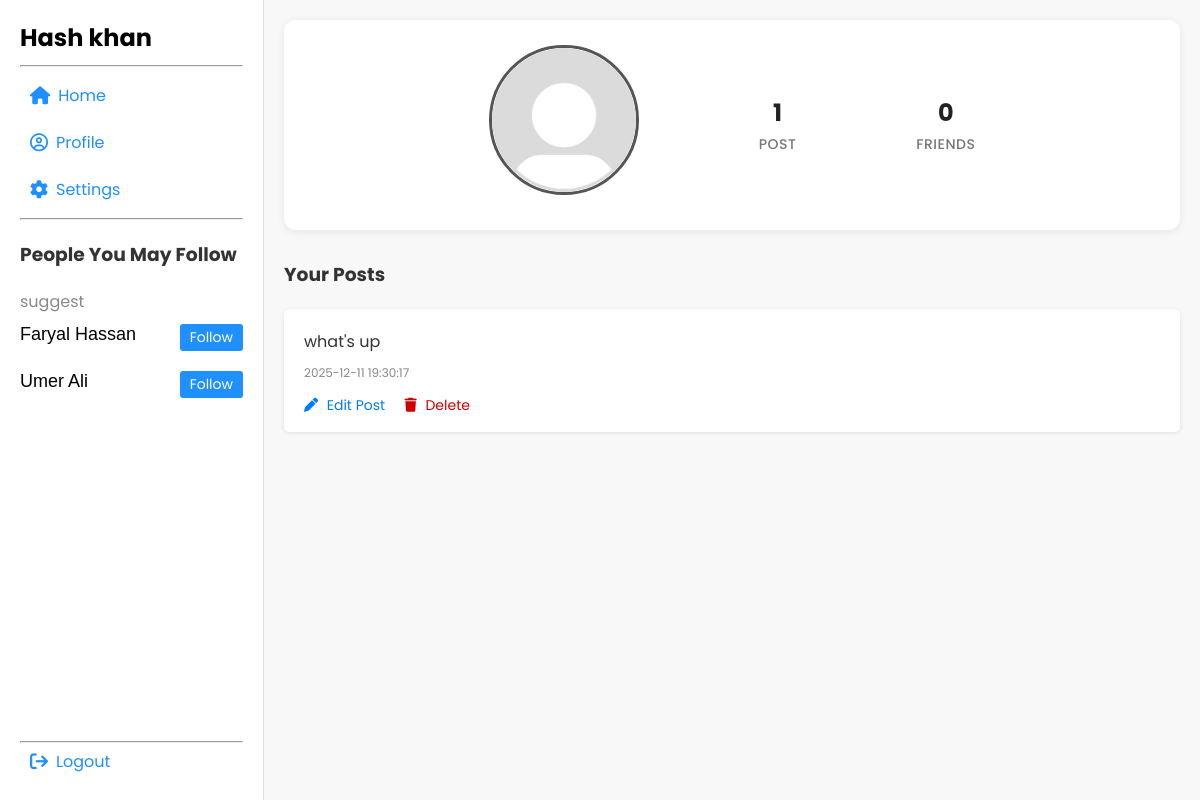
Page /master.php?page=profile (signed in) on the committed database.
### tables this page shows
CREATE TABLE `userdata` (
  `user_id` int(11) NOT NULL,
  `email` varchar(255) NOT NULL,
  `username` varchar(255) NOT NULL,
  `password` varchar(255) NOT NULL,
  `DateRegistered` datetime NOT NULL,
  `profile_pic` varchar(255) DEFAULT 'images/Default_pfp.jpg'
);

CREATE TABLE `posts` (
  `id` int(11) NOT NULL,
  `user_id` int(11) DEFAULT NULL,
  `content` text DEFAULT NULL,
  `created_at` timestamp NOT NULL DEFAULT current_timestamp(),
  `post_image` varchar(255) DEFAULT NULL,
  `post_video` varchar(255) DEFAULT NULL
);

### profile.php (the view, shortened to what this page needs)
<?php
include("database.php");
$user_id = $_SESSION['user_id'];
$stmt = $conn->prepare("SELECT profile_pic FROM userdata WHERE user_id=?");
$stmt->bind_param("i", $user_id);
$stmt->execute();
$result = $stmt->get_result();
$row = $result->fetch_assoc();
$profile_pic = $row['profile_pic'] ?? 'images/Default_pfp.jpg';
?>
<div class="center-bar">
    <div class="profile-circle">
        <img src="<?php echo $profile_pic; ?>" alt="Profile Image">
    </div>
    <?php
    $stmt = $conn->prepare("SELECT COUNT(*) AS total FROM posts WHERE user_id = ?");
    $stmt->bind_param("i", $user_id);
    $stmt->execute();
    $result = $stmt->get_result();
    $postCount = 0;
    if ($row = $result->fetch_assoc()) {
        $postCount = $row['total'];
    }
    ?>
    <div class="post-count">
        <p><?php echo $postCount; ?></p>
        <h4>Post</h4>
    </div>
    <div class="friend-count">
        <p>0</p>
        <h4>Friends</h4>
    </div>
</div>
<h3>Your Posts</h3>
<div class="posts-container">
    <?php
    $myposts = $conn->prepare("SELECT * FROM posts WHERE user_id = ? ORDER BY id DESC");
    $myposts->bind_param("i", $user_id);
    $myposts->execute();
    $result = $myposts->get_result();
    if ($result->num_rows > 0) {
        while ($row = $result->fetch_assoc()) {
            $image_html = !empty($row["post_image"]) ? "<img src='{$row["post_image"]}' width='300'>" : "";
            $video_html = !empty($row["post_video"]) ? "<video width='300' controls><source src='{$row["post_video"]}' type='video/mp4'></video>" : "";
            echo "
            <div class='post'>
                <p>" . htmlspecialchars($row["content"]) . "</p>
                $image_html
                $video_html
                <small>" . $row["created_at"] . "</small>
                <div class='post-actions'>
                    <a href='update.php?id=" . $row["id"] . "'><i class='fa-solid fa-pen'></i> Edit Post</a>
                    <span><a href='master.php?page=profile&delete=" . $row["id"] . "'><i class='fa-solid fa-trash'></i> Delete</a></span>
                </div>
            </div>";
        }
    } else {
        echo "<p>No posts yet!</p>";
    }
    ?>
</div>

### sidebar.php
<div class="sidebar">
    <div class="part1">
        <h2><?php echo htmlspecialchars($username); ?></h2>
        <hr>
        <a class="side-link" href="master.php?page=home"><i class="fa-solid fa-house"></i> Home</a>
        <a class="side-link" href="master.php?page=profile"><i class="fa-regular fa-circle-user"></i> Profile</a>
        <a class="side-link" href="master.php?page=settings"><i class="fa-solid fa-gear"></i> Settings</a>
        <hr>
    </div>
    <div class="part2">
        <div class="top-text">
            <h3>People You May Follow</h3>
            <h5>suggest</h5>
        </div>
        <div class="follow-content">
            <?php
            $stmt = $conn->prepare("SELECT * FROM userdata WHERE user_id != ?");
            $stmt->bind_param("i", $user_id);
            $stmt->execute();
            $users = $stmt->get_result();
            if ($users->num_rows > 0) {
                while ($row = $users->fetch_assoc()) {
                    echo "<div class='follow-user'>";
                    echo "<span>" . htmlspecialchars($row['username']) . "</span>";
                    echo " <button class='follow-button'>Follow</button>";
                    echo "</div>";
                }
            } else {
                echo "<p>No users to suggest.</p>";
            }
            ?>
        </div>
         <hr>
        <a class="side-link" href="logout.php"><i class="fa-solid fa-arrow-right-from-bracket"></i> Logout</a>
    </div>
</div>

### style.css (style rules this page uses)
* { margin: 0; padding: 0; box-sizing: border-box; font-family: "Poppins", sans-serif; }
.sidebar { width: 22%; height: 100vh; background: #fff; padding: 20px; border-right: 1px solid #ddd; display: flex; flex-direction: column; position: sticky; top: 0; }
.sidebar .part1 { display: flex; flex-direction: column; gap: 10px; }
.sidebar .part2 { display: flex; flex-direction: column; flex-grow: 1; }
.sidebar .part2 .top-text { margin-bottom: 10px; font-size: 16px; }
.sidebar .part2 .top-text h5 { color: #888; font-weight: 400; font-size: 16px; margin-top: 10px; }
.sidebar .part2 .follow-content { font-size: 18px; margin-bottom: 10px; display: flex; flex-direction: column; gap: 20px; flex-grow: 1; overflow-y: auto; }
.sidebar .part2 .follow-content span { font-weight: 500; font-family: sans-serif; }
.sidebar .part2 .follow-content .follow-button { background-color: dodgerblue; border: none; border-radius: 3px; padding: 3px 10px; color: white; font-size: 14px; cursor: pointer; }
.sidebar .part2 .follow-content .follow-user { display: flex; flex-wrap: wrap; justify-content: space-between; }
.side-link { display: flex; align-items: center; gap: 8px; text-decoration: none; color: dodgerblue; padding: 6px 10px; }
.side-link i { font-size: 18px; }
button { padding: 8px 16px; background: dodgerblue; color: #fff; border: none; border-radius: 5px; cursor: pointer; }
.post p { margin: 5px 0; }
.post small { color: #888; }
.posts-container { display: flex; flex-direction: column; gap: 20px; margin-top: 20px; }
.post { background-color: #ffffff; border-radius: 10px; padding: 15px 20px; box-shadow: 0 2px 6px rgba(0, 0, 0, 0.1); transition: transform 0.2s, box-shadow 0.2s; }
h3 { margin-top: 20px; margin-bottom: 20px; color: #333; }
.posts-container .post { background-color: #fff; padding: 15px 20px; border-radius: 5px; margin-bottom: 15px; box-shadow: 0 1px 4px rgba(0,0,0,0.1); }
.posts-container .post p { margin-bottom: 10px; color: #333; }
.post small { display: block; margin-top: 5px; font-size: 12px; color: #888; }
.post-actions { margin-top: 10px; }
.post-actions a { text-decoration: none; margin-right: 15px; color: #007bff; font-size: 14px; }
.post-actions span a { color: #c00; }
.post-actions a i { margin-right: 5px; }
.center-bar { display: flex; align-items: center; justify-content: center; gap: 120px; background: #ffffff; padding: 25px 20px; border-radius: 12px; box-shadow: 0 2px 8px rgba(0,0,0,0.08); margin-bottom: 30px; }
.center-bar img { width: 120px; height: 120px; border-radius: 50%; object-fit: cover; }
.post-count, .friend-count { display: flex; flex-direction: column; align-items: center; justify-content: center; }
.post-count p, .friend-count p { font-size: 24px; font-weight: 700; color: #222; margin-bottom: 4px; }
.post-count h4, .friend-count h4 { font-size: 14px; font-weight: 500; color: #777; text-transform: uppercase; letter-spacing: 0.5px; }

### profile.php (style rules this page uses)
.profile-circle { width: 150px; height: 150px; border-radius: 50%; overflow: hidden; border: 3px solid #555; margin-bottom: 10px; }
.profile-circle img { width: 100%; height: 100%; object-fit: cover; }

### rows in the picture
userdata: username "Faryal Hassan"
userdata: username "Umer Ali"
userdata: profile_pic (placeholder picture)
posts: content "what's up", created_at "2025-12-11 19:30:17"

### other values in the picture
$username "Hash khan"
$postCount "1"
